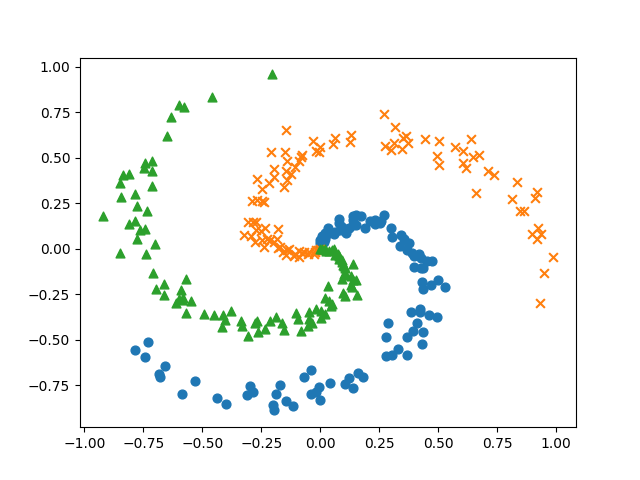

The script that saved this image:
# coding: utf-8
import sys

sys.path.append('..')  # 为了引入父目录的文件而进行的设定
from dataset import spiral
import matplotlib.pyplot as plt
"""
x 是输入数据, t 是监督标签.
观察 x 和 t 的形状, 可知它们各自有 300 笔样本数据，其中 x 是二维数据, t 是三维数据.
另外, t 是 one-hot 向量, 对应的正确解标签的类标记为 1, 其余的标记为 0.
"""
x, t = spiral.load_data()
print('x', x.shape)  # (300, 2)
print('t', t.shape)  # (300, 3)
# print('x[0]', x[0])  # x[0] [-0.  0.]
# print('x[1]', x[1])  # x[1] [-0.00097699  0.00995216]
# print('t[0]', t[0])  # t[0] [1 0 0]
# print('t[1]', t[1])  # t[1] [1 0 0]

# 绘制数据点
N = 100
CLS_NUM = 3
markers = ['o', 'x', '^']
for i in range(CLS_NUM):
    plt.scatter(x[i * N:(i + 1) * N, 0],
                x[i * N:(i + 1) * N, 1],
                s=40,
                marker=markers[i])
plt.show()
plt.savefig('show_spiral_dataset.png')
